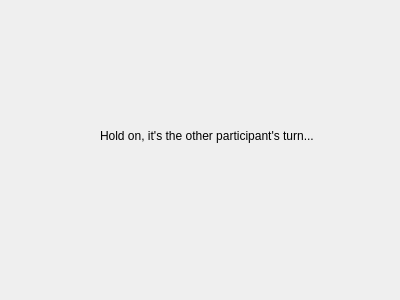
<?xml version="1.0" encoding="UTF-8"?>
<ui version="4.0">
 <class>Dialog</class>
 <widget class="QDialog" name="Dialog">
  <property name="windowModality">
   <enum>Qt::ApplicationModal</enum>
  </property>
  <property name="geometry">
   <rect>
    <x>0</x>
    <y>0</y>
    <width>400</width>
    <height>300</height>
   </rect>
  </property>
  <property name="focusPolicy">
   <enum>Qt::StrongFocus</enum>
  </property>
  <property name="windowTitle">
   <string>Just a second...</string>
  </property>
  <property name="modal">
   <bool>true</bool>
  </property>
  <widget class="QLabel" name="label">
   <property name="geometry">
    <rect>
     <x>100</x>
     <y>110</y>
     <width>221</width>
     <height>51</height>
    </rect>
   </property>
   <property name="text">
    <string>Hold on, it's the other participant's turn...</string>
   </property>
   <property name="wordWrap">
    <bool>true</bool>
   </property>
  </widget>
 </widget>
 <resources/>
 <connections/>
</ui>
